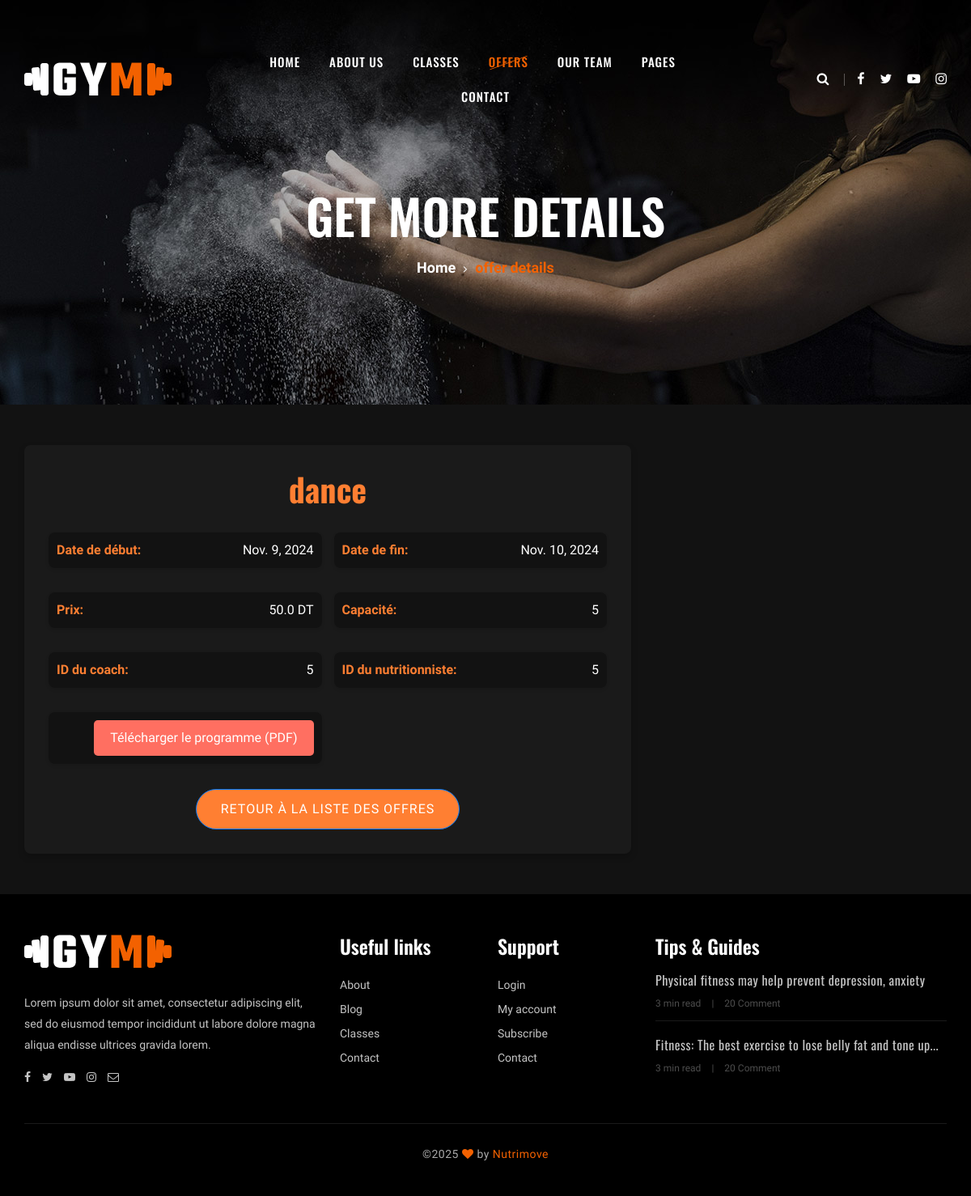
The page /offres/details/1/ on the database its author committed.
### gestionOffres/models.py (models this page shows, shortened)
class offre(models.Model):
 titleOffre=models.CharField(max_length=255)
 program = models.FileField(
        upload_to='files/',
        validators=[FileExtensionValidator(allowed_extensions=['pdf', 'png', 'jpeg', 'jpg'])],
        error_messages={'invalid_extension': 'Le fichier doit être au format PDF, PNG, JPEG ou JPG.'}  # Correction ici
    )
 capacity=models.IntegerField(validators=[MaxValueValidator(limit_value=20,message="capacity must be under 20")])
 start_date=models.DateField()
 end_date=models.DateField()
 price=models.FloatField()
 coach_id=models.IntegerField()
 nutrisionist_id=models.IntegerField()
 category = models.CharField(max_length=50, choices=[('kids', 'Kids'), ('teens', 'Teens'), ('other', 'Other')])  # Assurez-vous que ce champ existe
 class meta:
    verbose_name_plural="offres"

### gestionOffres/views.py (the view)
# urls.py: path('details/<int:pk>/',DetailsViewoffre.as_view(),
class DetailsViewoffre(DetailView):
    model=offre
    template_name='detailsOffres.html'
    context_object_name ='offre'

### gestionOffres/Templates/detailsOffres.html (shortened to what this page needs)
{% load static %}
<!DOCTYPE html>
<html lang="en">
    <html lang="zxx">
    <head>
        {% load static %}
        <link rel="stylesheet" href="{% static 'css/bootstrap.min.css' %}">
        <link rel="stylesheet" href="{% static 'css/font-awesome.min.css' %}">
        <link rel="stylesheet" href="{% static 'css/flaticon.css' %}" type="text/css">
        <link rel="stylesheet" href="{% static 'css/owl.carousel.min.css' %}" type="text/css">
        <link rel="stylesheet" href="{% static 'css/barfiller.css' %}" type="text/css">
        <link rel="stylesheet" href="{% static 'css/magnific-popup.css' %}" type="text/css">
        <link rel="stylesheet" href="{% static 'css/slicknav.min.css' %}" type="text/css">
        <link rel="stylesheet" href="{% static 'css/style.css' %}" type="text/css">
</head>
<body>
    <header class="header-section">
        <div class="container-fluid">
            <div class="row">
                <div class="col-lg-3">
                    <div class="logo">
                        <a href="./index.html">
                            <img src="{% static 'img/logo.png' %}" alt="">
                        </a>
                    </div>
                </div>
                <div class="col-lg-6">
                    <nav class="nav-menu">
                        <ul>
                            <li><a href="./index.html">Home</a></li>
                            <li><a href="./about-us.html">About Us</a></li>
                            <li><a href="./classes.html">Classes</a></li>
                            <li class="active"><a href="./services.html">offers</a></li>
                            <li><a href="./team.html">Our Team</a></li>
                            <li><a href="#">Pages</a>
                            </li>
                            <li><a href="./contact.html">Contact</a></li>
                        </ul>
                    </nav>
                </div>
                <div class="col-lg-3">
                    <div class="top-option">
                        <div class="to-search search-switch">
                            <i class="fa fa-search"></i>
                        </div>
                        <div class="to-social">
                            <a href="#"><i class="fa fa-facebook"></i></a>
                            <a href="#"><i class="fa fa-twitter"></i></a>
                            <a href="#"><i class="fa fa-youtube-play"></i></a>
                            <a href="#"><i class="fa fa-instagram"></i></a>
                        </div>
                    </div>
                </div>
            </div>
        </div>
    </header>
    <section class="breadcrumb-section set-bg" data-setbg="{% static 'img/breadcrumb-bg.jpg' %}">
        <div class="container">
            <div class="row">
                <div class="col-lg-12 text-center">
                    <div class="breadcrumb-text">
                        <h2>get more details</h2>
                        <div class="bt-option">
                            <a href="./index.html">Home</a>
                            <span>offer</span>
                            <span>details</span>
                        </div>
                    </div>
                </div>
            </div>
        </div>
    </section>
</head>
<body data-spy="scroll" data-target=".navbar-collapse" data-offset="50">
<section id="offer-details">
    <div class="container">
        <div class="row">
            <div class="col-md-8 col-md-offset-2 col-sm-12">
                <div class="offer-details-container">
                    <h1 class="wow fadeInUp" data-wow-delay="0.2s">{{ offre.titleOffre }}</h1>
                    <div class="offer-info">
                        <div class="info-item">
                            <span class="info-label">Date de début:</span>
                            <span class="info-value">{{ offre.start_date }}</span>
                        </div>
                        <div class="info-item">
                            <span class="info-label">Date de fin:</span>
                            <span class="info-value">{{ offre.end_date }}</span>
                        </div>
                        <div class="info-item">
                            <span class="info-label">Prix:</span>
                            <span class="info-value">{{ offre.price }} DT</span>
                        </div>
                        <div class="info-item">
                            <span class="info-label">Capacité:</span>
                            <span class="info-value">{{ offre.capacity }}</span>
                        </div>
                        <div class="info-item">
                            <span class="info-label">ID du coach:</span>
                            <span class="info-value">{{ offre.coach_id }}</span>
                        </div>
                        <div class="info-item">
                            <span class="info-label">ID du nutritionniste:</span>
                            <span class="info-value">{{ offre.nutrisionist_id }}</span>
                        </div>
                      <div class="info-item">
                        <span class="info-value">
                            {% if offre.program %}
                            <a href="{% url 'export_program_pdf' offre.id %}" class="btn btn-orange" target="_blank">Télécharger le programme (PDF)</a>
                            {% else %}
                                <span>Aucun programme disponible</span>
                            {% endif %}
                        </span>
                    </div>
                    </div>
                    <div class="text-center">
                        <a href="{% url 'listViewoffre' %}" class="btn btn-primary mt-3">Retour à la liste des offres</a>
                    </div>
                </div>
            </div>
        </div>
    </div>
</section>
    <section class="footer-section">
        <div class="container">
            <div class="row">
                <div class="col-lg-4">
                    <div class="fs-about">
                        <div class="fa-logo">
                            <img src="{% static 'img/logo.png' %}" alt="">
                        </div>
                        <p>Lorem ipsum dolor sit amet, consectetur adipiscing elit, sed do eiusmod tempor incididunt ut
                            labore dolore magna aliqua endisse ultrices gravida lorem.</p>
                        <div class="fa-social">
                            <a href="#"><i class="fa fa-facebook"></i></a>
                            <a href="#"><i class="fa fa-twitter"></i></a>
                            <a href="#"><i class="fa fa-youtube-play"></i></a>
                            <a href="#"><i class="fa fa-instagram"></i></a>
                            <a href="#"><i class="fa  fa-envelope-o"></i></a>
                        </div>
                    </div>
                </div>
                <div class="col-lg-2 col-md-3 col-sm-6">
                    <div class="fs-widget">
                        <h4>Useful links</h4>
                        <ul>
                            <li><a href="#">About</a></li>
                            <li><a href="#">Blog</a></li>
                            <li><a href="#">Classes</a></li>
                            <li><a href="#">Contact</a></li>
                        </ul>
                    </div>
                </div>
                <div class="col-lg-2 col-md-3 col-sm-6">
                    <div class="fs-widget">
                        <h4>Support</h4>
                        <ul>
                            <li><a href="#">Login</a></li>
                            <li><a href="#">My account</a></li>
                            <li><a href="#">Subscribe</a></li>
                            <li><a href="#">Contact</a></li>
                        </ul>
                    </div>
                </div>
                <div class="col-lg-4 col-md-6">
                    <div class="fs-widget">
                        <h4>Tips & Guides</h4>
                        <div class="fw-recent">
                            <h6><a href="#">Physical fitness may help prevent depression, anxiety</a></h6>
                            <ul>
                                <li>3 min read</li>
                                <li>20 Comment</li>
                            </ul>
                        </div>
                        <div class="fw-recent">
                            <h6><a href="#">Fitness: The best exercise to lose belly fat and tone up...</a></h6>
                            <ul>
                                <li>3 min read</li>
                                <li>20 Comment</li>
                            </ul>
                        </div>
                    </div>
                </div>
            </div>
            <div class="row">
                <div class="col-lg-12 text-center">
                    <div class="copyright-text">
                        <p>
   &copy;<script>document.write(new Date().getFullYear());</script>  <i class="fa fa-heart" aria-hidden="true"></i> by <a href="https://colorlib.com" target="_blank">Nutrimove</a>
  </p>
                    </div>
                </div>
            </div>
        </div>
    </section>
</body>
</html>

### blog/static/css/barfiller.css (style rules this page uses)
body { font-family: Arial; }

### blog/static/css/style.css (style rules this page uses)
html, body { height: 100%; font-family: "Muli", sans-serif; -webkit-font-smoothing: antialiased; font-smoothing: antialiased; }
h1, h2, h3, h4, h5, h6 { margin: 0; color: #111111; font-weight: 400; font-family: "Oswald", sans-serif; }
h1 { font-size: 70px; }
h2 { font-size: 36px; }
h4 { font-size: 24px; }
h6 { font-size: 16px; }
p { font-size: 14px; font-family: "Muli", sans-serif; color: #a9a9a9; font-weight: 400; line-height: 24px; margin: 0 0 15px 0; }
img { max-width: 100%; }
ul, ol { padding: 0; margin: 0; }
.set-bg { background-repeat: no-repeat; background-size: cover; background-position: top center; }
.header-section { position: absolute; left: 0; top: 0; width: 100%; padding: 0 15px; padding-top: 55px; z-index: 99; }
.logo a { display: inline-block; }
.nav-menu { text-align: center; }
.nav-menu ul li { list-style: none; display: inline-block; margin-right: 32px; position: relative; z-index: 1; }
.nav-menu ul li:last-child { margin-right: 0; }
.nav-menu ul li.active>a { color: #f36100; }
.nav-menu ul li.active>a:after { opacity: 1; }
.nav-menu ul li a { color: #ffffff; display: block; font-size: 15px; font-weight: 500; text-transform: uppercase; letter-spacing: 1px; font-family: "Oswald", sans-serif; padding: 10px 0px; position: relative; -webkit-transition: all 0.3s; -o-transition: all 0.3s; transition: all 0.3s; }
.nav-menu ul li a:after { position: absolute; left: 0; top: 22px; height: 1px; width: 100%; background: #f36100; content: ""; -webkit-transform: rotate(-20deg); -ms-transform: rotate(-20deg); transform: rotate(-20deg); opacity: 0; -webkit-transition: all 0.3s; -o-transition: all 0.3s; transition: all 0.3s; }
.top-option { text-align: right; padding: 9px 0; }
.top-option .to-search { display: inline-block; padding-right: 20px; position: relative; }
.top-option .to-search:after { position: absolute; right: 0; top: 5px; height: 15px; width: 1px; background: rgba(255, 255, 255, 0.3); content: ""; }
.top-option .to-search i { font-size: 16px; color: #ffffff; cursor: pointer; }
.top-option .to-social { display: inline-block; }
.top-option .to-social a { display: inline-block; color: #ffffff; font-size: 16px; margin-left: 15px; }
.header-section .row { display: flex; align-items: center; }
.top-option { display: flex; justify-content: flex-end; align-items: center; }
.footer-section { background: #000000; padding-top: 50px; }
.fs-about { margin-bottom: 30px; }
.fs-about .fa-logo { margin-bottom: 30px; }
.fs-about p { line-height: 26px; color: #c4c4c4; }
.fs-about .fa-social a { font-size: 14px; color: #c4c4c4; margin-right: 10px; }
.fs-about .fa-social a:last-child { margin-right: 0; }
.fs-widget { margin-bottom: 30px; }
.fs-widget h4 { color: #ffffff; font-weight: 600; margin-bottom: 18px; }
.fs-widget ul li { list-style: none; }
.fs-widget ul li a { font-size: 14px; color: #c4c4c4; line-height: 30px; }
.fs-widget .fw-recent { margin-bottom: 20px; padding-bottom: 10px; border-bottom: 1px solid #1a1a1a; }
.fs-widget .fw-recent:last-child { padding-bottom: 0; border: none; }
.fs-widget .fw-recent h6 { margin-bottom: 6px; }
.fs-widget .fw-recent h6 a { color: #c4c4c4; letter-spacing: 0.5px; }
.fs-widget .fw-recent ul li { font-size: 12px; color: #4d4d4d; display: inline-block; margin-right: 25px; position: relative; }
.fs-widget .fw-recent ul li:last-child:after { display: none; }
.fs-widget .fw-recent ul li:after { position: absolute; right: -16px; top: 0; content: "|"; }
.copyright-text { font-size: 14px; color: #c4c4c4; letter-spacing: 0.5px; border-top: 1px solid #1a1a1a; padding: 25px 0; margin-top: 15px; }
.copyright-text a, .copyright-text i { color: #f36100; }
.breadcrumb-section { height: 500px; padding-top: 230px; }
.breadcrumb-text h2 { font-size: 60px; color: #ffffff; font-weight: 600; text-transform: uppercase; margin-bottom: 15px; }
.breadcrumb-text .bt-option a { font-size: 18px; color: #ffffff; font-weight: 700; display: inline-block; position: relative; margin-right: 20px; }
.breadcrumb-text .bt-option a:after { position: absolute; right: -14px; top: 6px; font-family: "FontAwesome"; content: ""; font-size: 13px; font-weight: 400; }
.breadcrumb-text .bt-option span { font-size: 18px; color: #f36100; font-weight: 700; }
@media only screen and (min-width: 1200px) { .container { max-width: 1170px; } }

### rows shown on the page
offre: titleOffre "dance", start_date "Nov. 9, 2024", end_date "Nov. 10, 2024", price "50.0", capacity "5", coach_id "5", nutrisionist_id "5"
